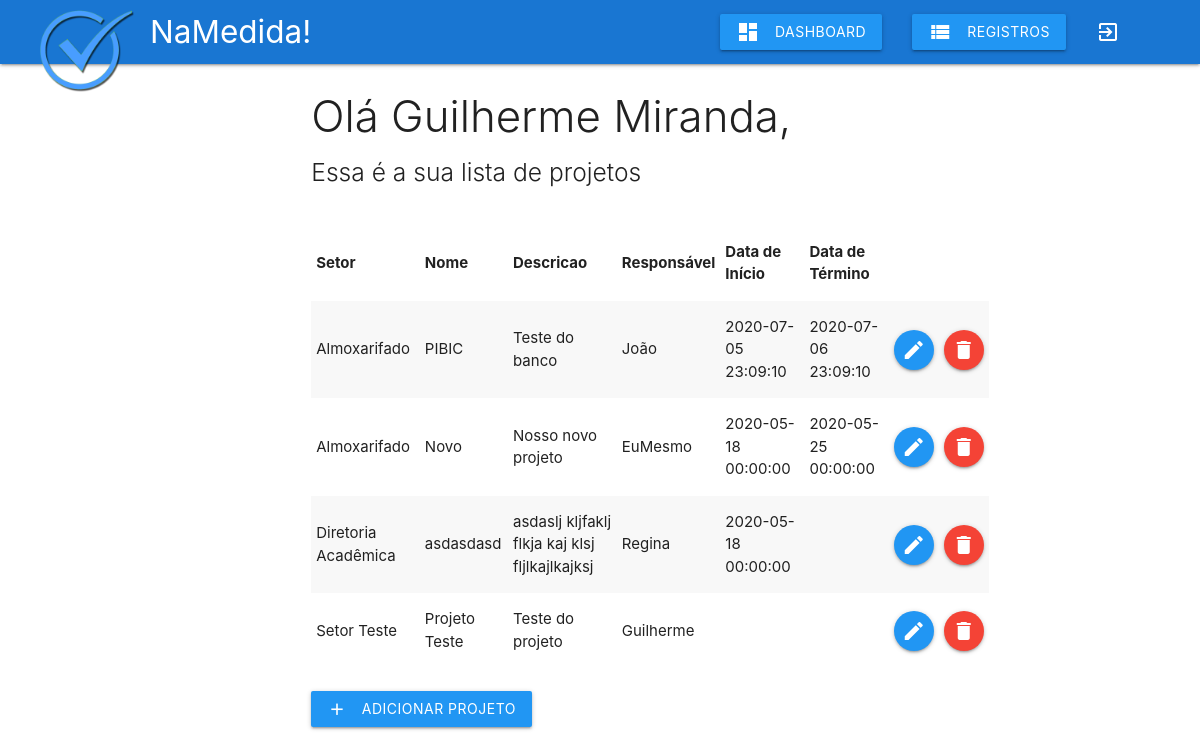
The page /php/projeto.php (signed in) on the database its author committed.
### tables this page shows
CREATE TABLE `usuario` (
  `idUsuario` int(11) NOT NULL,
  `login` varchar(45) DEFAULT NULL,
  `senha` varchar(32) DEFAULT NULL,
  `nome` varchar(45) DEFAULT NULL
);

CREATE TABLE `projeto` (
  `idProjeto` int(11) NOT NULL,
  `nome` varchar(45) DEFAULT NULL,
  `descricao` varchar(255) DEFAULT NULL,
  `responsavel` varchar(45) DEFAULT NULL,
  `data_inicio` datetime DEFAULT NULL,
  `data_termino` datetime DEFAULT NULL,
  `idSetor` int(11) DEFAULT NULL
);

CREATE TABLE `setor` (
  `idSetor` int(11) NOT NULL,
  `nome` varchar(255) DEFAULT NULL,
  `descricao` varchar(255) DEFAULT NULL,
  `responsavel` varchar(255) DEFAULT NULL,
  `idOrganizacao` int(11) DEFAULT NULL
);

### php/includes/dados-usuario.php (called while the page is built, shortened)
<?php
$id = $_SESSION['idUsuario'];
$sql = "SELECT * FROM usuario WHERE idUsuario = '$id'";
$resultado = mysqli_query($connect, $sql);
$dados = mysqli_fetch_array($resultado);
$ids_setor = array();

### php/includes/cabecalhos.php (called while the page is built, shortened)
<?php
$projeto[] = 'Setor';
$projeto[] = 'Nome';
$projeto[] = 'Descricao';
$projeto[] = 'Responsável';
$projeto[] = 'Data de Início';
$projeto[] = 'Data de Término';

### php/projeto.php (the view, shortened to what this page needs)
<?php
include_once 'db_connect.php';
include_once 'includes/header.php';
include_once 'includes/dados-usuario.php';
include_once 'includes/cabecalhos.php';
include_once 'includes/navbar.php';
?>
<div class="row">
	<div class="col s12 m7 push-m3">
		<h3 class="light"> Olá <?php echo $dados['nome']; ?>,</h3>
		<h5 class="light">Essa é a sua lista de projetos</h5>
		<table class="striped responsive-table">
			<thead>
				<tr>
				<?php
					foreach ($projeto as $key) {
						echo "<th>$key</th>";
					}
				?>
				</tr>
			</thead>
			<tbody>
				<?php
					$sql = "SELECT * FROM projeto WHERE ";
					for ($i=0; $i < count($ids_setor); $i++) {
						if ($i == 0):
							$sql = $sql."idSetor = '$ids_setor[$i]'";
						else:
							$sql = $sql." or idSetor = '$ids_setor[$i]'";
						endif;
					}
					$resultado = mysqli_query($connect, $sql);
					while ($projeto_dados = mysqli_fetch_array($resultado)):
				?>
				<tr>
					<td><?php
						$id = $projeto_dados['idSetor'];
						$sql = "SELECT nome FROM setor WHERE idSetor = '$id'";
						$setor_nome = mysqli_query($connect, $sql);
						$setor_nome = mysqli_fetch_array($setor_nome);
						echo $setor_nome['nome'];
					?></td>
					<td><?php echo $projeto_dados['nome']; ?></td>
					<td><?php echo $projeto_dados['descricao']; ?></td>
					<td><?php echo $projeto_dados['responsavel']; ?></td>
					<td><?php
						if ($projeto_dados['data_inicio'] == "0000-00-00 00:00:00") {
							echo "";
						} else {
							echo $projeto_dados['data_inicio'];
						}
					?></td>
					<td><?php
						if ($projeto_dados['data_termino'] == "0000-00-00 00:00:00") {
							echo "";
						} else {
							echo $projeto_dados['data_termino'];
						}
					?></td>
					<td><a href="editar-projeto.php?idProjeto=<?php echo $projeto_dados['idProjeto']; ?>" class="btn-floating blue"><i class="material-icons">edit</i></a></td>
					<td><a href="#modal<?php echo $projeto_dados['idProjeto']; ?>" class="btn-floating red modal-trigger"><i class="material-icons">delete</i></a></td>
				</tr>
				<?php endwhile; ?>
			</tbody>
		</table>
		<br>
		<a class='btn waves-effect waves-light blue' href='adicionar-projeto.php'>adicionar projeto<i class="material-icons left">add</i></a>
	</div>
</div>
<?php
include_once 'includes/footer.php';
?>

### php/includes/style.php (style rules this page uses)
.responsive-table { margin-top: 40px; }

### rows shown on the page
usuario: nome "Guilherme Miranda"
projeto: idSetor.nome "Almoxarifado", nome "PIBIC", descricao "Teste do banco", responsavel "João", data_inicio "2020-07-05 23:09:10", data_termino "2020-07-06 23:09:10"
projeto: idSetor.nome "Almoxarifado", nome "Novo", descricao "Nosso novo projeto", responsavel "EuMesmo", data_inicio "2020-05-18 00:00:00", data_termino "2020-05-25 00:00:00"
projeto: idSetor.nome "Diretoria Acadêmica", nome "asdasdasd", descricao "asdaslj kljfaklj flkja kaj klsj fljlkajlkajksj", responsavel "Regina", data_inicio "2020-05-18 00:00:00"
projeto: idSetor.nome "Setor Teste", nome "Projeto Teste", descricao "Teste do projeto", responsavel "Guilherme"

### other values the page prints
$key "Setor"
$key "Nome"
$key "Descricao"
$key "Responsável"
$key "Data de Início"
$key "Data de Término"
